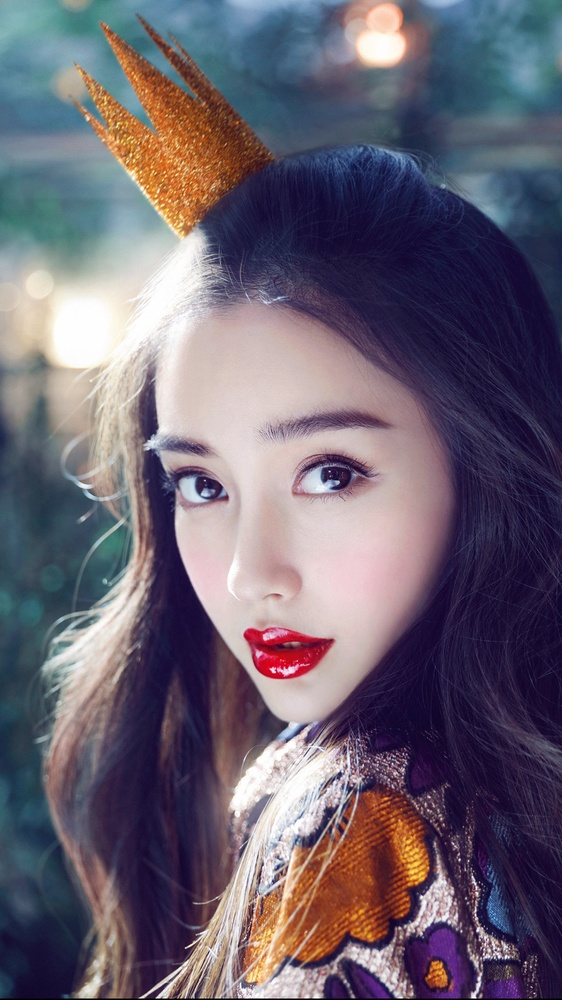
#> input picture anglebaby.jpg, 562 x 1000 px, shrunk from 1440 x 2560 before the run, found by its file name
$ python image_histogram.py
#> lines starting #> are read from the running program, lines starting #| are printed output that depends on the picture
import cv2
import numpy as np


def ImageHist(image,type):
    color = (255,255,255)
    windowName = "Gray"
    if type == 31:
        color = (255,0,0)
        windowName = "B Hist"
    elif type == 32:
        color = (0,255,0)
        windowName = "G Hist"
    elif type == 33:
        color = (0,0,255)
        windowName = "R Hist"
    # 1、image 2、[0] 3、mask None 4、256 5、0-255
    hist = cv2.calcHist([image],[0],None,[256],[0.0,255.0])
    minV,maxV,minL,maxL = cv2.minMaxLoc(hist)
    histImage = np.zeros([256,256,3],np.uint8)
    for h in range(256):
        intenNormal = int(hist[h]*256/maxV)
        cv2.line(histImage,(h,256),(h,256-intenNormal),color)
    cv2.imshow(windowName, histImage)
    return histImage
img = cv2.imread("H:\\Files\\image_process\\anglebaby.jpg",1)
#> img is the input picture: shape (1000, 562, 3); mean B, G, R 111.9, 97.8, 106.4
# cv2.imshow("dst",img)
channels = cv2.split(img)#RGB - R G B
for i in range(0,3):
    print(channels[i])
    ImageHist(channels[i],31+i)
#> this loop made 3 passes
#> (maxV in ImageHist, maxL in ImageHist) on passes 1 to 3: (8157, (0, 54)), (6662, (0, 13)), (7721, (0, 25))
#> (printed output is left out)
#> pass 1, in ImageHist, `cv2.imshow(windowName, histImage)`:
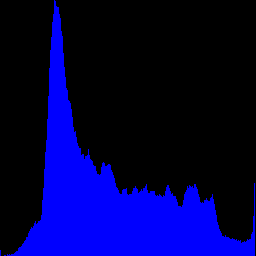
#> window 'B Hist': shape (256, 256, 3); mean B, G, R 68, 0, 0
#> pass 2, in ImageHist (call 2), `cv2.imshow(windowName, histImage)`:
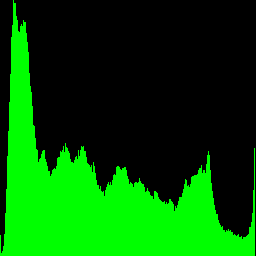
#> window 'G Hist': shape (256, 256, 3); mean B, G, R 0, 83.5, 0
cv2.waitKey(0)
# [4 lines of commented-out code are left out]
